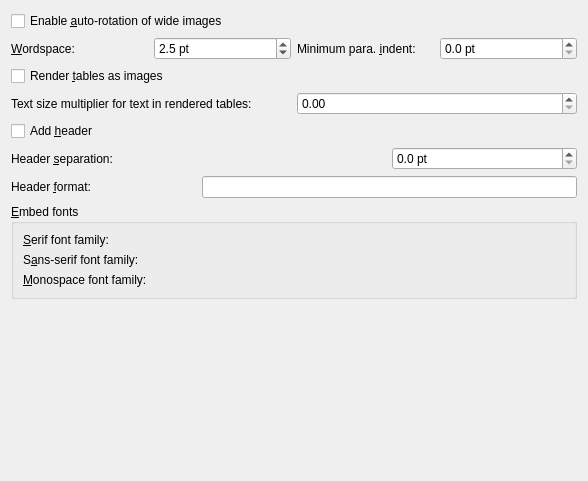
<?xml version="1.0" encoding="UTF-8"?>
<ui version="4.0">
 <class>Form</class>
 <widget class="QWidget" name="Form">
  <property name="geometry">
   <rect>
    <x>0</x>
    <y>0</y>
    <width>588</width>
    <height>481</height>
   </rect>
  </property>
  <property name="windowTitle">
   <string>Form</string>
  </property>
  <layout class="QVBoxLayout" name="verticalLayout">
   <item>
    <widget class="QCheckBox" name="opt_autorotation">
     <property name="text">
      <string>Enable &amp;auto-rotation of wide images</string>
     </property>
    </widget>
   </item>
   <item>
    <layout class="QHBoxLayout" name="horizontalLayout">
     <item>
      <widget class="QLabel" name="label">
       <property name="text">
        <string>&amp;Wordspace:</string>
       </property>
       <property name="buddy">
        <cstring>opt_wordspace</cstring>
       </property>
      </widget>
     </item>
     <item>
      <widget class="QDoubleSpinBox" name="opt_wordspace">
       <property name="suffix">
        <string> pt</string>
       </property>
       <property name="decimals">
        <number>1</number>
       </property>
       <property name="minimum">
        <double>1.000000000000000</double>
       </property>
       <property name="maximum">
        <double>20.000000000000000</double>
       </property>
       <property name="value">
        <double>2.500000000000000</double>
       </property>
      </widget>
     </item>
     <item>
      <widget class="QLabel" name="label_2">
       <property name="text">
        <string>Minimum para. &amp;indent:</string>
       </property>
       <property name="buddy">
        <cstring>opt_minimum_indent</cstring>
       </property>
      </widget>
     </item>
     <item>
      <widget class="QDoubleSpinBox" name="opt_minimum_indent">
       <property name="suffix">
        <string> pt</string>
       </property>
       <property name="decimals">
        <number>1</number>
       </property>
      </widget>
     </item>
    </layout>
   </item>
   <item>
    <widget class="QCheckBox" name="opt_render_tables_as_images">
     <property name="text">
      <string>Render &amp;tables as images</string>
     </property>
    </widget>
   </item>
   <item>
    <layout class="QHBoxLayout" name="horizontalLayout_2">
     <item>
      <widget class="QLabel" name="label_3">
       <property name="text">
        <string>Text size multiplier for text in rendered tables:</string>
       </property>
      </widget>
     </item>
     <item>
      <widget class="QDoubleSpinBox" name="opt_text_size_multiplier_for_rendered_tables"/>
     </item>
    </layout>
   </item>
   <item>
    <layout class="QGridLayout" name="gridLayout">
     <item row="0" column="0" colspan="2">
      <widget class="QCheckBox" name="opt_header">
       <property name="text">
        <string>Add &amp;header</string>
       </property>
      </widget>
     </item>
     <item row="1" column="0" colspan="2">
      <widget class="QLabel" name="label_4">
       <property name="text">
        <string>Header &amp;separation:</string>
       </property>
       <property name="buddy">
        <cstring>opt_header_separation</cstring>
       </property>
      </widget>
     </item>
     <item row="1" column="2">
      <widget class="QDoubleSpinBox" name="opt_header_separation">
       <property name="suffix">
        <string> pt</string>
       </property>
       <property name="decimals">
        <number>1</number>
       </property>
      </widget>
     </item>
     <item row="2" column="0">
      <widget class="QLabel" name="label_5">
       <property name="text">
        <string>Header &amp;format:</string>
       </property>
       <property name="buddy">
        <cstring>opt_header_format</cstring>
       </property>
      </widget>
     </item>
     <item row="2" column="1" colspan="2">
      <widget class="QLineEdit" name="opt_header_format"/>
     </item>
    </layout>
   </item>
   <item>
    <widget class="QGroupBox" name="groupBox">
     <property name="title">
      <string>&amp;Embed fonts</string>
     </property>
     <layout class="QGridLayout" name="gridLayout_2">
      <item row="0" column="0">
       <widget class="QLabel" name="label_6">
        <property name="text">
         <string>&amp;Serif font family:</string>
        </property>
        <property name="buddy">
         <cstring>opt_serif_family</cstring>
        </property>
       </widget>
      </item>
      <item row="1" column="0">
       <widget class="QLabel" name="label_7">
        <property name="text">
         <string>S&amp;ans-serif font family:</string>
        </property>
        <property name="buddy">
         <cstring>opt_sans_family</cstring>
        </property>
       </widget>
      </item>
      <item row="2" column="0">
       <widget class="QLabel" name="label_8">
        <property name="text">
         <string>&amp;Monospace font family:</string>
        </property>
        <property name="buddy">
         <cstring>opt_mono_family</cstring>
        </property>
       </widget>
      </item>
      <item row="0" column="1">
       <widget class="FontFamilyChooser" name="opt_serif_family"/>
      </item>
      <item row="1" column="1">
       <widget class="FontFamilyChooser" name="opt_sans_family"/>
      </item>
      <item row="2" column="1">
       <widget class="FontFamilyChooser" name="opt_mono_family"/>
      </item>
     </layout>
    </widget>
   </item>
   <item>
    <spacer name="verticalSpacer">
     <property name="orientation">
      <enum>Qt::Vertical</enum>
     </property>
     <property name="sizeHint" stdset="0">
      <size>
       <width>20</width>
       <height>40</height>
      </size>
     </property>
    </spacer>
   </item>
  </layout>
 </widget>
 <customwidgets>
  <customwidget>
   <class>FontFamilyChooser</class>
   <extends>QWidget</extends>
   <header>calibre/gui2/font_family_chooser.h</header>
  </customwidget>
 </customwidgets>
 <resources/>
 <connections>
  <connection>
   <sender>opt_render_tables_as_images</sender>
   <signal>toggled(bool)</signal>
   <receiver>opt_text_size_multiplier_for_rendered_tables</receiver>
   <slot>setEnabled(bool)</slot>
   <hints>
    <hint type="sourcelabel">
     <x>76</x>
     <y>80</y>
    </hint>
    <hint type="destinationlabel">
     <x>418</x>
     <y>105</y>
    </hint>
   </hints>
  </connection>
  <connection>
   <sender>opt_header</sender>
   <signal>toggled(bool)</signal>
   <receiver>opt_header_separation</receiver>
   <slot>setEnabled(bool)</slot>
   <hints>
    <hint type="sourcelabel">
     <x>346</x>
     <y>144</y>
    </hint>
    <hint type="destinationlabel">
     <x>408</x>
     <y>167</y>
    </hint>
   </hints>
  </connection>
  <connection>
   <sender>opt_header</sender>
   <signal>toggled(bool)</signal>
   <receiver>opt_header_format</receiver>
   <slot>setEnabled(bool)</slot>
   <hints>
    <hint type="sourcelabel">
     <x>124</x>
     <y>138</y>
    </hint>
    <hint type="destinationlabel">
     <x>230</x>
     <y>208</y>
    </hint>
   </hints>
  </connection>
  <connection>
   <sender>opt_render_tables_as_images</sender>
   <signal>toggled(bool)</signal>
   <receiver>label_3</receiver>
   <slot>setEnabled(bool)</slot>
   <hints>
    <hint type="sourcelabel">
     <x>96</x>
     <y>76</y>
    </hint>
    <hint type="destinationlabel">
     <x>31</x>
     <y>113</y>
    </hint>
   </hints>
  </connection>
  <connection>
   <sender>opt_header</sender>
   <signal>toggled(bool)</signal>
   <receiver>label_4</receiver>
   <slot>setEnabled(bool)</slot>
   <hints>
    <hint type="sourcelabel">
     <x>67</x>
     <y>144</y>
    </hint>
    <hint type="destinationlabel">
     <x>72</x>
     <y>165</y>
    </hint>
   </hints>
  </connection>
  <connection>
   <sender>opt_header</sender>
   <signal>toggled(bool)</signal>
   <receiver>label_5</receiver>
   <slot>setEnabled(bool)</slot>
   <hints>
    <hint type="sourcelabel">
     <x>107</x>
     <y>141</y>
    </hint>
    <hint type="destinationlabel">
     <x>102</x>
     <y>211</y>
    </hint>
   </hints>
  </connection>
 </connections>
</ui>
